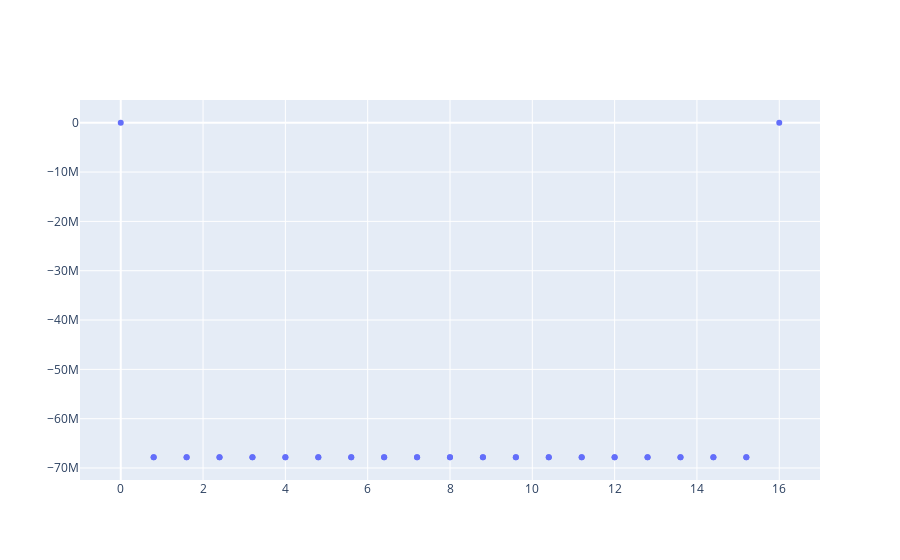

The cell this chart's notebook holds for it:
### Code cell
solution
x_sol = solution.x[0::2]
y_sol = solution.x[1::2]
fig = go.Figure()
fig.add_trace(go.Scatter(x=x_sol, y=y_sol, mode='markers'))
fig.show()
